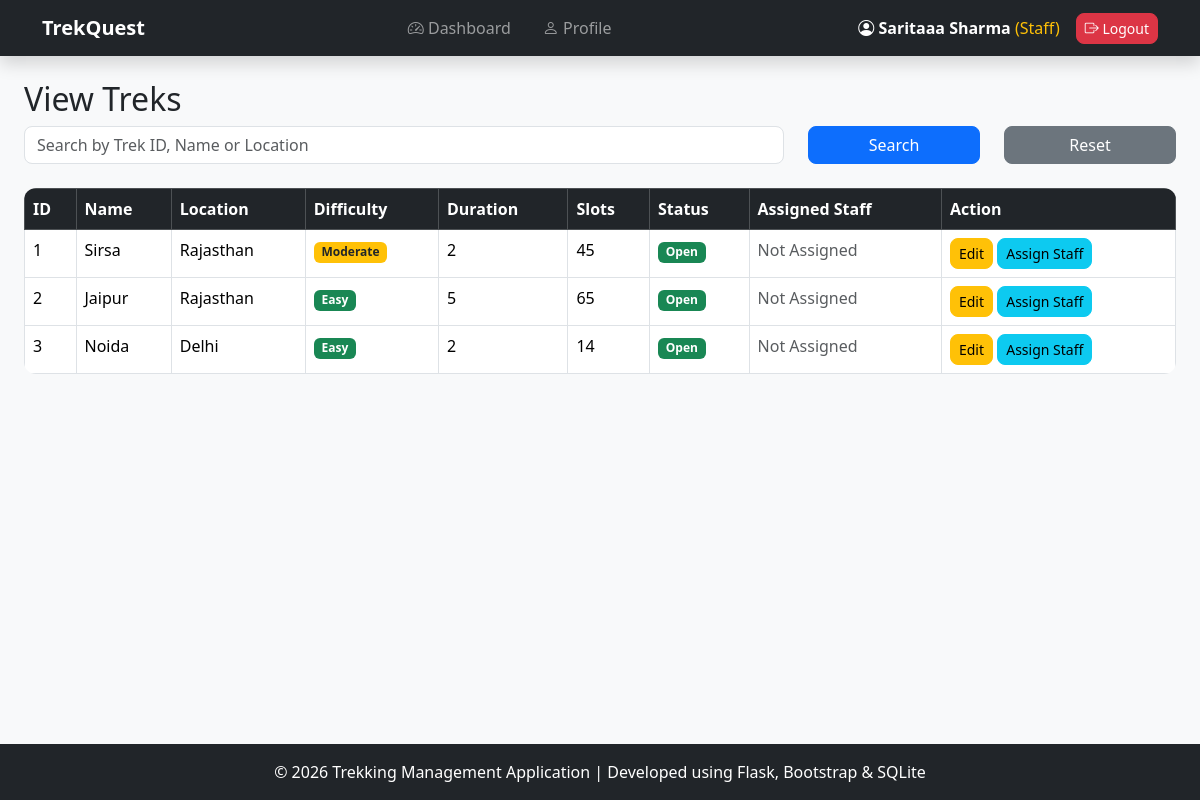
The page /view-treks (signed in) on the database as committed earlier.
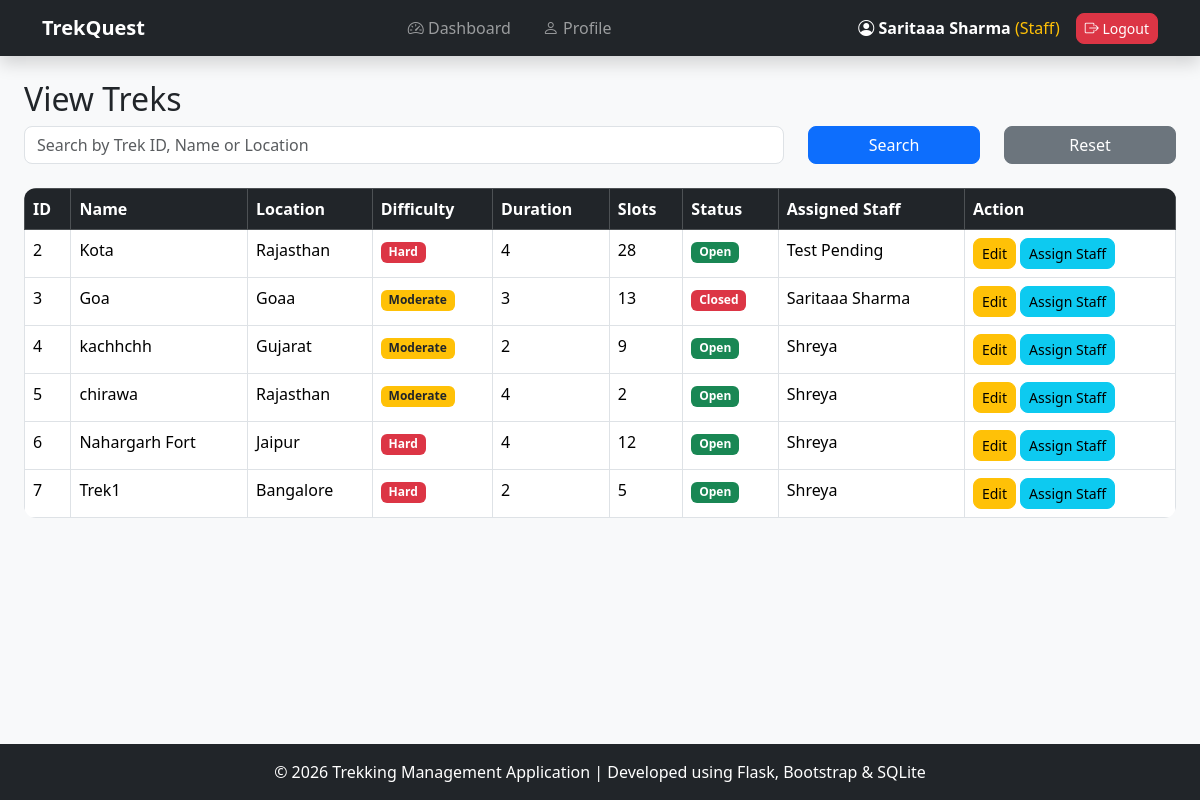
The same page on the database as committed later.
### models.py (models this page shows, shortened)
class User(UserMixin, db.Model):
    __tablename__ = "users"
    id = db.Column(
        db.Integer,
        primary_key=True
    )
    name = db.Column(
        db.String(100),
        nullable=False
    )
    email = db.Column(
        db.String(100),
        unique=True,
        nullable=False
    )
    password = db.Column(
        db.String(200),
        nullable=False
    )
    role = db.Column(
        db.String(20),
        nullable=False
    )
    status = db.Column(
        db.String(20),
        default="active"
    )

class Trek(db.Model):
    __tablename__ = "treks"
    id = db.Column(
        db.Integer,
        primary_key=True
    )
    name = db.Column(
        db.String(100),
        nullable=False
    )
    location = db.Column(
        db.String(100)
    )
    difficulty = db.Column(
        db.String(50)
    )
    duration = db.Column(
        db.Integer
    )
    available_slots = db.Column(
        db.Integer
    )
    start_date = db.Column(
        db.String(50)
    )
    end_date = db.Column(
        db.String(50)
    )
    status = db.Column(
        db.String(50),
        default="Open"
    )
    staff_id = db.Column(
        db.Integer,
        db.ForeignKey("users.id")
    )
    staff = db.relationship(
    "User",
    foreign_keys=[staff_id]
    )

### app.py (the view)
@app.route("/view-treks")
@login_required
def view_treks():
    search = request.args.get("search")
    treks = Trek.query
    if search:
        treks = treks.filter(
            (Trek.name.contains(search)) |
            (Trek.location.contains(search)) |
            (Trek.id == search)
        )
    treks = treks.all()
    return render_template(
        "view_treks.html",
        treks=treks,
        search=search
    )

### app.py (called while the page is built)
@login_manager.user_loader
def load_user(user_id):
    return User.query.get(
        int(user_id)
    )

### templates/view_treks.html
{% extends "base.html" %}
{% block content %}
<h2>View Treks</h2>
<form method="GET" class="mb-4">
    <div class="row">
        <div class="col-md-8">
            <input type="text" name="search" class="form-control" placeholder="Search by Trek ID, Name or Location"
                value="{{ search if search else '' }}">
        </div>
        <div class="col-md-2">
            <button class="btn btn-primary w-100">
                Search
            </button>
        </div>
        <div class="col-md-2">
            <a href="{{ url_for('view_treks') }}" class="btn btn-secondary w-100">
                Reset
            </a>
        </div>
    </div>
</form>
<table class="table table-bordered">
    <thead class="table-dark">
        <tr>
            <th>ID</th>
            <th>Name</th>
            <th>Location</th>
            <th>Difficulty</th>
            <th>Duration</th>
            <th>Slots</th>
            <th>Status</th>
            <th>Assigned Staff</th>
            <th>Action</th>
        </tr>
    </thead>
    <tbody>
        {% for trek in treks %}
        <tr>
            <td>{{ trek.id }}</td>
            <td>{{ trek.name }}</td>
            <td>{{ trek.location }}</td>
            <td>
                {% if trek.difficulty == "Easy" %}
                <span class="badge bg-success">Easy</span>
                {% elif trek.difficulty == "Moderate" %}
                <span class="badge bg-warning text-dark">Moderate</span>
                {% else %}
                <span class="badge bg-danger">Hard</span>
                {% endif %}
            </td>
            <td>{{ trek.duration }}</td>
            <td>{{ trek.available_slots }}</td>
            <td>
                {% if trek.status == "Open" %}
                <span class="badge bg-success">Open</span>
                {% else %}
                <span class="badge bg-danger">Closed</span>
                {% endif %}
            </td>
            <td>
                {% if trek.staff %}
                {{ trek.staff.name }}
                {% else %}
                <span class="text-muted">Not Assigned</span>
                {% endif %}
            </td>
            <td>
                <a href="{{ url_for('edit_trek', trek_id=trek.id) }}" class="btn btn-warning btn-sm">Edit
                </a>
                <a href="{{ url_for('assign_staff', trek_id=trek.id) }}" class="btn btn-info btn-sm">Assign Staff
                </a>
            </td>
        </tr>
        {% endfor %}
    </tbody>
</table>
{% endblock %}

### templates/base.html (shortened to what this page needs)
<!DOCTYPE html>
<html lang="en">
<head>
    <link href="https://cdn.jsdelivr.net/npm/bootstrap@5.3.3/dist/css/bootstrap.min.css" rel="stylesheet">
    <link rel="stylesheet" href="https://cdn.jsdelivr.net/npm/bootstrap-icons@1.11.3/font/bootstrap-icons.min.css">
</head>
<body class="d-flex flex-column min-vh-100">
    {% if request.endpoint != "home" %}
    <nav class="navbar navbar-expand-lg navbar-dark bg-dark shadow">
        {% endif %}
        <div class="container">
            {% if current_user.is_authenticated %}
            <a class="navbar-brand fw-bold" href="/">TrekQuest</a>
            <div class="collapse navbar-collapse" id="navbarMenu">
                <ul class="navbar-nav mx-auto gap-3">
                    {% if current_user.role=="admin" %}
                    <li class="nav-item">
                        <a class="nav-link" href="{{ url_for('admin_dashboard') }}">
                            <i class="bi bi-speedometer2"></i> Dashboard
                        </a>
                    </li>
                    <li class="nav-item">
                        <a class="nav-link" href="{{ url_for('view_treks') }}">
                            <i class="bi bi-map"></i> Treks
                        </a>
                    </li>
                    <li class="nav-item">
                        <a class="nav-link" href="{{ url_for('add_trek') }}">
                            <i class="bi bi-plus-circle"></i> Add Trek
                        </a>
                    </li>
                    <li class="nav-item">
                        <a class="nav-link" href="{{ url_for('manage_staff') }}">
                            <i class="bi bi-person-badge"></i> Staff
                        </a>
                    </li>
                    <li class="nav-item">
                        <a class="nav-link" href="{{ url_for('manage_users') }}">
                            <i class="bi bi-people"></i> Users
                        </a>
                    </li>
                    <li class="nav-item">
                        <a class="nav-link" href="{{ url_for('view_bookings') }}">
                            <i class="bi bi-journal-bookmark"></i> Bookings
                        </a>
                    </li>
                    {% elif current_user.role=="staff" %}
                    <li class="nav-item">
                        <a class="nav-link" href="{{ url_for('staff_dashboard') }}">
                            <i class="bi bi-speedometer2"></i> Dashboard
                        </a>
                    </li>
                    <li class="nav-item">
                        <a class="nav-link" href="{{ url_for('edit_profile') }}">
                            <i class="bi bi-person"></i> Profile
                        </a>
                    </li>
                    {% endif %}
                </ul>
                <div class="d-flex align-items-center">
                    <span class="text-white me-3">
                        <i class="bi bi-person-circle"></i>
                        <strong>{{ current_user.name }}</strong>
                        <span class="text-warning">
                            ({{ current_user.role|capitalize }})
                        </span>
                    </span>
                    <a href="{{ url_for('logout') }}" class="btn btn-danger btn-sm">
                        <i class="bi bi-box-arrow-right"></i>
                        Logout
                    </a>
                </div>
            </div>
            {% endif %}
        </div>
    </nav>
    <main class="flex-grow-1">
        <div class="m-4">
            {% block content %}
            {% endblock %}
        </div>
    </main>
    {% if request.endpoint != "home" %}
    <footer class="bg-dark text-white text-center py-3 mt-auto">
        © 2026 Trekking Management Application |
        Developed using Flask, Bootstrap & SQLite
    </footer>
    {% endif %}
</body>
</html>

Rows that differ between the two databases and show on the page:
removed Trek: id "1", name "Sirsa", location "Rajasthan", difficulty "Moderate", duration "2", available_slots "45", status "Open", shows "Not Assigned"
changed Trek id 2: name "Jaipur" → "Kota"; duration "5" → "4"; available_slots "65" → "28"; staff.name (not shown) → "Test Pending"; difficulty "Easy" → "Hard"; no longer shows "Not Assigned"
changed Trek id 3: name "Noida" → "Goa"; location "Delhi" → "Goaa"; duration "2" → "3"; available_slots "14" → "13"; staff.name (not shown) → "Saritaaa Sharma"; difficulty "Easy" → "Moderate"; status "Open" → "Closed"; no longer shows "Not Assigned"
added Trek: id "4", name "kachhchh", location "Gujarat", difficulty "Moderate", duration "2", available_slots "9", status "Open", staff.name "Shreya"
added Trek: id "5", name "chirawa", location "Rajasthan", difficulty "Moderate", duration "4", available_slots "2", status "Open", staff.name "Shreya"
added Trek: id "6", name "Nahargarh Fort", location "Jaipur", difficulty "Hard", duration "4", available_slots "12", status "Open", staff.name "Shreya"
added Trek: id "7", name "Trek1", location "Bangalore", difficulty "Hard", duration "2", available_slots "5", status "Open", staff.name "Shreya"
